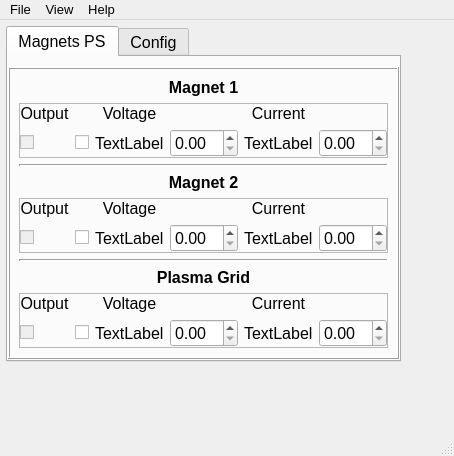
<?xml version="1.0" encoding="UTF-8"?>
<ui version="4.0">
 <class>MainWindow</class>
 <widget class="QMainWindow" name="MainWindow">
  <property name="geometry">
   <rect>
    <x>0</x>
    <y>0</y>
    <width>454</width>
    <height>456</height>
   </rect>
  </property>
  <property name="sizePolicy">
   <sizepolicy hsizetype="Minimum" vsizetype="Minimum">
    <horstretch>0</horstretch>
    <verstretch>0</verstretch>
   </sizepolicy>
  </property>
  <property name="minimumSize">
   <size>
    <width>0</width>
    <height>0</height>
   </size>
  </property>
  <property name="maximumSize">
   <size>
    <width>16777215</width>
    <height>16777215</height>
   </size>
  </property>
  <property name="font">
   <font>
    <pointsize>12</pointsize>
   </font>
  </property>
  <property name="windowTitle">
   <string>Emittance Plot Processing</string>
  </property>
  <widget class="QWidget" name="centralwidget">
   <property name="sizePolicy">
    <sizepolicy hsizetype="Expanding" vsizetype="Expanding">
     <horstretch>0</horstretch>
     <verstretch>0</verstretch>
    </sizepolicy>
   </property>
   <layout class="QVBoxLayout" name="verticalLayout_3">
    <property name="spacing">
     <number>6</number>
    </property>
    <property name="sizeConstraint">
     <enum>QLayout::SetFixedSize</enum>
    </property>
    <property name="leftMargin">
     <number>6</number>
    </property>
    <property name="topMargin">
     <number>6</number>
    </property>
    <property name="rightMargin">
     <number>6</number>
    </property>
    <property name="bottomMargin">
     <number>6</number>
    </property>
    <item>
     <widget class="QTabWidget" name="tabWidget">
      <property name="sizePolicy">
       <sizepolicy hsizetype="Expanding" vsizetype="Expanding">
        <horstretch>0</horstretch>
        <verstretch>0</verstretch>
       </sizepolicy>
      </property>
      <property name="focusPolicy">
       <enum>Qt::NoFocus</enum>
      </property>
      <property name="currentIndex">
       <number>0</number>
      </property>
      <widget class="QWidget" name="tabWidgetPage1">
       <attribute name="title">
        <string notr="true">Magnets PS</string>
       </attribute>
       <layout class="QVBoxLayout" name="verticalLayout">
        <property name="leftMargin">
         <number>0</number>
        </property>
        <property name="topMargin">
         <number>9</number>
        </property>
        <property name="rightMargin">
         <number>0</number>
        </property>
        <property name="bottomMargin">
         <number>0</number>
        </property>
        <item alignment="Qt::AlignLeft|Qt::AlignVCenter">
         <widget class="QFrame" name="frame_3">
          <property name="sizePolicy">
           <sizepolicy hsizetype="Expanding" vsizetype="Expanding">
            <horstretch>0</horstretch>
            <verstretch>0</verstretch>
           </sizepolicy>
          </property>
          <property name="frameShape">
           <enum>QFrame::Box</enum>
          </property>
          <property name="frameShadow">
           <enum>QFrame::Raised</enum>
          </property>
          <layout class="QVBoxLayout" name="verticalLayout_2">
           <item>
            <widget class="QLabel" name="label_4">
             <property name="font">
              <font>
               <weight>75</weight>
               <bold>true</bold>
              </font>
             </property>
             <property name="text">
              <string>Magnet 1</string>
             </property>
             <property name="alignment">
              <set>Qt::AlignHCenter|Qt::AlignTop</set>
             </property>
            </widget>
           </item>
           <item>
            <widget class="QFrame" name="frame_5">
             <property name="sizePolicy">
              <sizepolicy hsizetype="Preferred" vsizetype="Preferred">
               <horstretch>0</horstretch>
               <verstretch>0</verstretch>
              </sizepolicy>
             </property>
             <property name="frameShape">
              <enum>QFrame::StyledPanel</enum>
             </property>
             <property name="frameShadow">
              <enum>QFrame::Raised</enum>
             </property>
             <layout class="QGridLayout" name="gridLayout_4" columnstretch="0,0,0,0,0,0">
              <property name="leftMargin">
               <number>0</number>
              </property>
              <property name="topMargin">
               <number>0</number>
              </property>
              <property name="rightMargin">
               <number>0</number>
              </property>
              <property name="bottomMargin">
               <number>0</number>
              </property>
              <item row="0" column="2">
               <widget class="QLabel" name="label_12">
                <property name="text">
                 <string>Voltage</string>
                </property>
                <property name="alignment">
                 <set>Qt::AlignCenter</set>
                </property>
               </widget>
              </item>
              <item row="0" column="4">
               <widget class="QLabel" name="label_14">
                <property name="text">
                 <string>Current</string>
                </property>
                <property name="alignment">
                 <set>Qt::AlignCenter</set>
                </property>
               </widget>
              </item>
              <item row="0" column="0">
               <widget class="QLabel" name="label_13">
                <property name="text">
                 <string>Output</string>
                </property>
                <property name="alignment">
                 <set>Qt::AlignCenter</set>
                </property>
               </widget>
              </item>
              <item row="1" column="4">
               <widget class="QLabel" name="label_11">
                <property name="text">
                 <string>TextLabel</string>
                </property>
               </widget>
              </item>
              <item row="1" column="1">
               <widget class="QCheckBox" name="checkBox_13"/>
              </item>
              <item row="1" column="2">
               <widget class="QLabel" name="label">
                <property name="text">
                 <string>TextLabel</string>
                </property>
               </widget>
              </item>
              <item row="1" column="5">
               <widget class="QDoubleSpinBox" name="doubleSpinBox_2"/>
              </item>
              <item row="1" column="0">
               <widget class="QCheckBox" name="checkBox_2">
                <property name="enabled">
                 <bool>false</bool>
                </property>
                <property name="text">
                 <string notr="true"/>
                </property>
                <property name="checkable">
                 <bool>false</bool>
                </property>
               </widget>
              </item>
              <item row="1" column="3">
               <widget class="QDoubleSpinBox" name="doubleSpinBox_6"/>
              </item>
             </layout>
            </widget>
           </item>
           <item>
            <widget class="Line" name="line_3">
             <property name="sizePolicy">
              <sizepolicy hsizetype="Expanding" vsizetype="Fixed">
               <horstretch>0</horstretch>
               <verstretch>0</verstretch>
              </sizepolicy>
             </property>
             <property name="lineWidth">
              <number>2</number>
             </property>
             <property name="orientation">
              <enum>Qt::Horizontal</enum>
             </property>
            </widget>
           </item>
           <item>
            <widget class="QLabel" name="label_6">
             <property name="font">
              <font>
               <weight>75</weight>
               <bold>true</bold>
              </font>
             </property>
             <property name="text">
              <string>Magnet 2</string>
             </property>
             <property name="alignment">
              <set>Qt::AlignHCenter|Qt::AlignTop</set>
             </property>
            </widget>
           </item>
           <item>
            <widget class="QFrame" name="frame_4">
             <property name="sizePolicy">
              <sizepolicy hsizetype="Preferred" vsizetype="Preferred">
               <horstretch>0</horstretch>
               <verstretch>0</verstretch>
              </sizepolicy>
             </property>
             <property name="frameShape">
              <enum>QFrame::StyledPanel</enum>
             </property>
             <property name="frameShadow">
              <enum>QFrame::Raised</enum>
             </property>
             <layout class="QGridLayout" name="gridLayout_2" columnstretch="0,0,0,0,0,0,0">
              <property name="leftMargin">
               <number>0</number>
              </property>
              <property name="topMargin">
               <number>0</number>
              </property>
              <property name="rightMargin">
               <number>0</number>
              </property>
              <property name="bottomMargin">
               <number>0</number>
              </property>
              <item row="0" column="0">
               <widget class="QLabel" name="label_2">
                <property name="text">
                 <string>Output</string>
                </property>
                <property name="alignment">
                 <set>Qt::AlignCenter</set>
                </property>
               </widget>
              </item>
              <item row="1" column="4">
               <widget class="QLabel" name="label_15">
                <property name="text">
                 <string>TextLabel</string>
                </property>
               </widget>
              </item>
              <item row="1" column="2">
               <widget class="QLabel" name="label_18">
                <property name="text">
                 <string>TextLabel</string>
                </property>
               </widget>
              </item>
              <item row="0" column="2">
               <widget class="QLabel" name="label_17">
                <property name="text">
                 <string>Voltage</string>
                </property>
                <property name="alignment">
                 <set>Qt::AlignCenter</set>
                </property>
               </widget>
              </item>
              <item row="1" column="1">
               <widget class="QCheckBox" name="checkBox_14"/>
              </item>
              <item row="1" column="0">
               <widget class="QCheckBox" name="checkBox_5">
                <property name="enabled">
                 <bool>false</bool>
                </property>
                <property name="text">
                 <string notr="true"/>
                </property>
                <property name="checkable">
                 <bool>false</bool>
                </property>
               </widget>
              </item>
              <item row="1" column="6">
               <widget class="QDoubleSpinBox" name="doubleSpinBox_4"/>
              </item>
              <item row="0" column="4">
               <widget class="QLabel" name="label_5">
                <property name="text">
                 <string>Current</string>
                </property>
                <property name="alignment">
                 <set>Qt::AlignCenter</set>
                </property>
               </widget>
              </item>
              <item row="1" column="3">
               <widget class="QDoubleSpinBox" name="doubleSpinBox"/>
              </item>
             </layout>
            </widget>
           </item>
           <item>
            <widget class="Line" name="line">
             <property name="lineWidth">
              <number>2</number>
             </property>
             <property name="orientation">
              <enum>Qt::Horizontal</enum>
             </property>
            </widget>
           </item>
           <item>
            <widget class="QLabel" name="label_7">
             <property name="font">
              <font>
               <weight>75</weight>
               <bold>true</bold>
              </font>
             </property>
             <property name="text">
              <string>Plasma Grid</string>
             </property>
             <property name="alignment">
              <set>Qt::AlignHCenter|Qt::AlignTop</set>
             </property>
            </widget>
           </item>
           <item>
            <widget class="QFrame" name="frame_6">
             <property name="sizePolicy">
              <sizepolicy hsizetype="Preferred" vsizetype="Preferred">
               <horstretch>0</horstretch>
               <verstretch>0</verstretch>
              </sizepolicy>
             </property>
             <property name="frameShape">
              <enum>QFrame::StyledPanel</enum>
             </property>
             <property name="frameShadow">
              <enum>QFrame::Raised</enum>
             </property>
             <layout class="QGridLayout" name="gridLayout_3" columnstretch="0,0,0,0,0,0">
              <property name="leftMargin">
               <number>0</number>
              </property>
              <property name="topMargin">
               <number>0</number>
              </property>
              <property name="rightMargin">
               <number>0</number>
              </property>
              <property name="bottomMargin">
               <number>0</number>
              </property>
              <item row="0" column="0">
               <widget class="QLabel" name="label_9">
                <property name="text">
                 <string>Output</string>
                </property>
                <property name="alignment">
                 <set>Qt::AlignCenter</set>
                </property>
               </widget>
              </item>
              <item row="1" column="5">
               <widget class="QDoubleSpinBox" name="doubleSpinBox_5"/>
              </item>
              <item row="1" column="4">
               <widget class="QLabel" name="label_19">
                <property name="text">
                 <string>TextLabel</string>
                </property>
               </widget>
              </item>
              <item row="1" column="1">
               <widget class="QCheckBox" name="checkBox_15"/>
              </item>
              <item row="1" column="0">
               <widget class="QCheckBox" name="checkBox_6">
                <property name="enabled">
                 <bool>false</bool>
                </property>
                <property name="text">
                 <string notr="true"/>
                </property>
                <property name="checkable">
                 <bool>false</bool>
                </property>
               </widget>
              </item>
              <item row="1" column="3">
               <widget class="QDoubleSpinBox" name="doubleSpinBox_3"/>
              </item>
              <item row="1" column="2">
               <widget class="QLabel" name="label_16">
                <property name="text">
                 <string>TextLabel</string>
                </property>
               </widget>
              </item>
              <item row="0" column="4">
               <widget class="QLabel" name="label_10">
                <property name="text">
                 <string>Current</string>
                </property>
                <property name="alignment">
                 <set>Qt::AlignCenter</set>
                </property>
               </widget>
              </item>
              <item row="0" column="2">
               <widget class="QLabel" name="label_8">
                <property name="text">
                 <string>Voltage</string>
                </property>
                <property name="alignment">
                 <set>Qt::AlignCenter</set>
                </property>
               </widget>
              </item>
             </layout>
            </widget>
           </item>
          </layout>
         </widget>
        </item>
       </layout>
      </widget>
      <widget class="QWidget" name="tabWidgetPage3">
       <attribute name="title">
        <string notr="true">Config</string>
       </attribute>
       <layout class="QVBoxLayout" name="verticalLayout_5">
        <property name="spacing">
         <number>6</number>
        </property>
        <property name="leftMargin">
         <number>0</number>
        </property>
        <property name="topMargin">
         <number>0</number>
        </property>
        <property name="rightMargin">
         <number>0</number>
        </property>
        <property name="bottomMargin">
         <number>0</number>
        </property>
        <item>
         <widget class="QFrame" name="frame_2">
          <property name="sizePolicy">
           <sizepolicy hsizetype="Preferred" vsizetype="Preferred">
            <horstretch>2</horstretch>
            <verstretch>0</verstretch>
           </sizepolicy>
          </property>
          <property name="frameShape">
           <enum>QFrame::NoFrame</enum>
          </property>
          <property name="frameShadow">
           <enum>QFrame::Raised</enum>
          </property>
          <layout class="QGridLayout" name="gridLayout">
           <property name="leftMargin">
            <number>9</number>
           </property>
           <property name="topMargin">
            <number>9</number>
           </property>
           <property name="rightMargin">
            <number>9</number>
           </property>
           <property name="bottomMargin">
            <number>9</number>
           </property>
           <item row="4" column="0">
            <spacer name="verticalSpacer">
             <property name="orientation">
              <enum>Qt::Vertical</enum>
             </property>
             <property name="sizeHint" stdset="0">
              <size>
               <width>20</width>
               <height>40</height>
              </size>
             </property>
            </spacer>
           </item>
           <item row="1" column="0">
            <widget class="QCheckBox" name="checkBox">
             <property name="text">
              <string>Show unused channels</string>
             </property>
            </widget>
           </item>
           <item row="2" column="0">
            <widget class="QCheckBox" name="checkBox_3">
             <property name="text">
              <string>RF ready check</string>
             </property>
            </widget>
           </item>
           <item row="3" column="0">
            <widget class="QCheckBox" name="checkBox_4">
             <property name="text">
              <string>Additional check</string>
             </property>
            </widget>
           </item>
           <item row="0" column="0">
            <widget class="QFrame" name="frame">
             <property name="frameShape">
              <enum>QFrame::StyledPanel</enum>
             </property>
             <property name="frameShadow">
              <enum>QFrame::Raised</enum>
             </property>
             <layout class="QHBoxLayout" name="horizontalLayout"/>
            </widget>
           </item>
          </layout>
         </widget>
        </item>
       </layout>
      </widget>
     </widget>
    </item>
   </layout>
  </widget>
  <widget class="QMenuBar" name="menubar">
   <property name="geometry">
    <rect>
     <x>0</x>
     <y>0</y>
     <width>454</width>
     <height>34</height>
    </rect>
   </property>
   <property name="font">
    <font>
     <pointsize>10</pointsize>
    </font>
   </property>
   <widget class="QMenu" name="menuFile">
    <property name="sizePolicy">
     <sizepolicy hsizetype="Preferred" vsizetype="Preferred">
      <horstretch>0</horstretch>
      <verstretch>0</verstretch>
     </sizepolicy>
    </property>
    <property name="font">
     <font>
      <pointsize>10</pointsize>
     </font>
    </property>
    <property name="title">
     <string>File</string>
    </property>
    <addaction name="actionQuit"/>
   </widget>
   <widget class="QMenu" name="menuView">
    <property name="title">
     <string>View</string>
    </property>
    <addaction name="actionPlot"/>
    <addaction name="actionParameters"/>
   </widget>
   <widget class="QMenu" name="menuHelp">
    <property name="title">
     <string>Help</string>
    </property>
    <addaction name="actionAbout"/>
   </widget>
   <addaction name="menuFile"/>
   <addaction name="menuView"/>
   <addaction name="menuHelp"/>
  </widget>
  <widget class="QStatusBar" name="statusbar">
   <property name="sizePolicy">
    <sizepolicy hsizetype="Expanding" vsizetype="Preferred">
     <horstretch>0</horstretch>
     <verstretch>0</verstretch>
    </sizepolicy>
   </property>
   <property name="font">
    <font>
     <pointsize>12</pointsize>
     <weight>75</weight>
     <bold>true</bold>
    </font>
   </property>
  </widget>
  <action name="actionOpen">
   <property name="text">
    <string>Open</string>
   </property>
   <property name="font">
    <font>
     <family>Tahoma</family>
     <pointsize>10</pointsize>
    </font>
   </property>
  </action>
  <action name="actionQuit">
   <property name="text">
    <string>Quit</string>
   </property>
  </action>
  <action name="actionPlot">
   <property name="checkable">
    <bool>true</bool>
   </property>
   <property name="checked">
    <bool>true</bool>
   </property>
   <property name="text">
    <string>Plot</string>
   </property>
  </action>
  <action name="actionLog">
   <property name="checkable">
    <bool>true</bool>
   </property>
   <property name="text">
    <string>Log</string>
   </property>
  </action>
  <action name="actionParameters">
   <property name="checkable">
    <bool>true</bool>
   </property>
   <property name="text">
    <string>Parameters</string>
   </property>
  </action>
  <action name="actionAbout">
   <property name="text">
    <string>About</string>
   </property>
  </action>
 </widget>
 <resources/>
 <connections/>
</ui>
